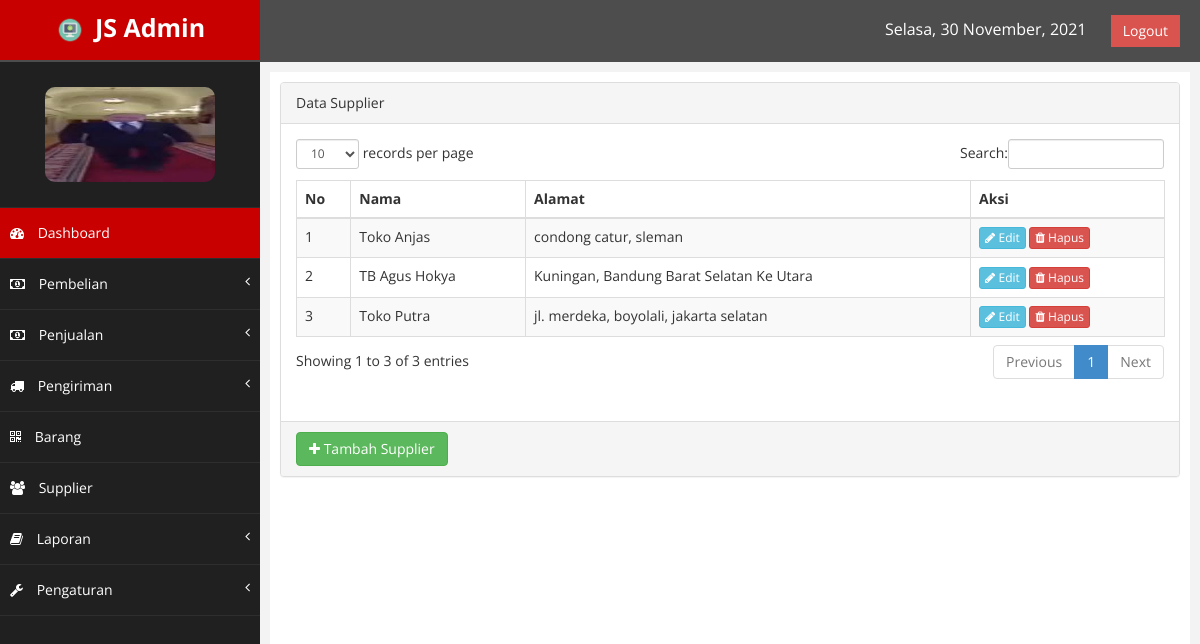
/index.php?page=supplier (signed in), run on an earlier commit of the app's database.
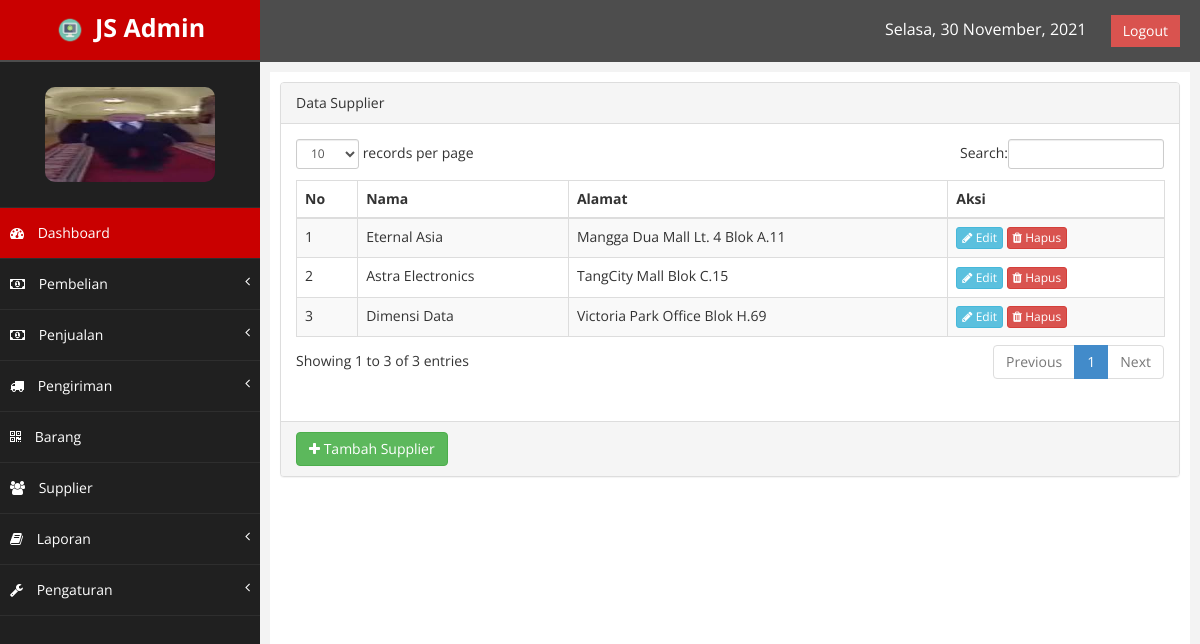
And on a later commit of the database.
### tables this page shows
CREATE TABLE IF NOT EXISTS `supplier` (
  `kd_supplier` int(6) NOT NULL AUTO_INCREMENT,
  `nama_supplier` varchar(60) NOT NULL,
  `alamat` varchar(60) NOT NULL,
  PRIMARY KEY (`kd_supplier`)
);

### class/class.php (called while the page is built, shortened)
<?php
	class Supplier{
		public function tampil_supplier(){
			$qry = mysql_query("SELECT * FROM supplier");
			while ($pecah = mysql_fetch_array($qry)) {
				$data[] = $pecah;
			}
			return $data;
		}
	}
	$supplier = new Supplier();
?>

### supplier.php (the view, shortened to what this page needs)
<div class="row">
    <div class="col-md-12">
        <div class="panel panel-default">
            <div class="panel-heading">
                Data Supplier
            </div>
            <div class="panel-body">
                <div class="table">
                    <table class="table table-striped table-bordered table-hover" id="tabelku">
                        <thead>
                            <tr>
                                <th>No</th>
                                <th>Nama</th>
                                <th>Alamat</th>
                                <th>Aksi</th>
                            </tr>
                        </thead>
                        <tbody>
                            <?php
                                $sp = $supplier->tampil_supplier();
                                foreach ($sp as $index => $data) {
                            ?>
                            <tr class="odd gradeX">
                                <td><?php echo $index + 1; ?></td>
                                <td><?php echo $data['nama_supplier']; ?></td>
                                <td><?php echo $data['alamat']; ?></td>
                                <td>
                                    <a href="index.php?page=ubahsupplier&id=<?php echo $data['kd_supplier']; ?>" class="btn btn-info btn-xs"><i class="fa fa-pencil"></i> Edit</a>
                                    <a href="index.php?page=supplier&hapus=<?php echo $data['kd_supplier']; ?>" class="btn btn-danger btn-xs" id="alertHapus"><i class="fa fa-trash"></i> Hapus</a>
                                </td>
                            </tr>
                            <?php } ?>
                        </tbody>
                    </table>
                </div>
            </div>
            <div class="panel-footer">
                <a href="index.php?page=tambahsupplier" class="btn btn-success"><i class="fa fa-plus"></i> Tambah Supplier</a>
            </div>
        </div>
    </div>
</div>

### index.php (shortened to what this page needs)
<?php
  include 'class/class.php';
  function tglIndonesia($str){
    $tr   = trim($str);
    $str    = str_replace(array('Sun', 'Mon', 'Tue', 'Wed', 'Thu', 'Fri', 'Sat', 'January', 'February', 'March', 'April', 'May', 'June', 'July', 'August', 'September', 'October', 'November', 'December'), array('Minggu', 'Senin', 'Selasa', 'Rabu', 'Kamis', 'Jum\'at', 'Sabtu', 'Januari', 'Februari', 'Maret', 'April', 'Mei', 'Juni', 'Juli', 'Agustus', 'September', 'Oktober', 'November', 'Desember'), $tr);
    return $str;
  }
?>
<!DOCTYPE html>
<html lang="en">
<head>
    <link href="assets/css/bootstrap.css" rel="stylesheet" />
    <link href="assets/css/font-awesome.css" rel="stylesheet" />
    <link href="assets/css/custom.css" rel="stylesheet" />
    <link href="assets/js/dataTables/dataTables.bootstrap.css" rel="stylesheet" />
</head>
<body>
  <div id="wrapper">
    <nav class="navbar navbar-default navbar-cls-top " role="navigation" style="margin-bottom: 0">
      <div class="navbar-header">
        <a class="navbar-brand" href="index.php">
          <img src= "logo.png" width="30" height="30" class="d-inline-block-align-top" alt>JS Admin
        </a>
      </div>
      <div style="color: white;padding: 15px 20px 15px 20px;float: right;font-size: 16px;">
        <span style="margin-right:20px"><?php echo tglIndonesia(date('D, d F, Y')); ?></span>
        <a href="index.php?page=logout" class="btn btn-danger square-btn-adjust">Logout</a>
      </div>
    </nav>
    <nav class="navbar-default navbar-side" role="navigation">
      <div class="sidebar-collapse">
        <ul class="nav" id="main-menu">
          <li class="text-center">
            <img src="gambar_admin/<?php echo $_SESSION['login_admin']['gambar']; ?>" class="user-image img-circle img-responsive"/>
          </li>
          <li>
            <a  class="active-menu" href="index.php"><i class="fa fa-dashboard"></i> Dashboard</a>
          </li>
          <li>
            <a  href="#"><i class="fa fa-money"></i> Pembelian<span class="fa arrow"></span></a>
          </li>
          <li>
            <a  href="#"><i class="fa fa-money"></i> Penjualan<span class="fa arrow"></span></a>
          </li>
          <li>
            <a href="#"><i class="fa fa-truck"></i> Pengiriman<span class="fa arrow"></span></a>
          </li>
          <li>
            <a  href="index.php?page=barang"><i class="fa fa-qrcode"></i> Barang</a>
          </li>
          <li>
            <a  href="index.php?page=supplier"><i class="fa fa-group"></i> Supplier</a>
          </li>
          <li>
            <a  href="#"><i class="fa fa-book"></i> Laporan<span class="fa arrow"></span></a>
          </li>
          <li>
            <a  href="#"><i class="fa fa-wrench"></i> Pengaturan<span class="fa arrow"></span></a>
          </li>
      </div>
    </nav>
    <div id="page-wrapper">
      <div id="page-inner">
        <?php
          if (isset($_GET['page'])) {
            if ($_GET['page']=="admin") {
              include 'admin.php';
            }
            elseif ($_GET['page']=="tambahadmin") {
              include 'tambahadmin.php';
            }
            elseif ($_GET['page']=="ubahadmin") {
              include 'ubahadmin.php';
            }
            elseif ($_GET['page']=="barang") {
              include 'barang.php';
            }
            elseif ($_GET['page']=="tambahbarang") {
              include 'tambahbarang.php';
            }
            elseif ($_GET['page']=="ubahbarang") {
              include 'ubahbarang.php';
            }
            elseif ($_GET['page']=="supplier") {
              include 'supplier.php';
            }
            elseif ($_GET['page']=="tambahsupplier") {
              include 'tambahsupplier.php';
            }
            elseif ($_GET['page']=="ubahsupplier") {
              include 'ubahsupplier.php';
            }
            elseif ($_GET['page']=="pembelian") {
              include 'pembelian.php';
            }
            elseif ($_GET['page']=="tambahpembelian") {
              include 'tambahpembelian.php';
            }
            elseif ($_GET['page']=="barangpembelian") {
              include 'barangpembelian.php';
            }
            elseif ($_GET['page']=="simpanbaranggudang") {
              include 'simpanbaranggudang.php';
            }
            elseif ($_GET['page']=="penjualan") {
              include 'penjualan.php';
            }
            elseif ($_GET['page']=="tambahpenjualan") {
              include 'tambahpenjualan.php';
            }
            elseif ($_GET['page']=="laporanpenjualan") {
              include 'laporanpenjualan.php';
            }
            elseif ($_GET['page']=="laporanpembelian") {
              include 'laporanpembelian.php';
            }
            elseif ($_GET['page']=="laporanprofit") {
              include 'laporanprofit.php';
            }
            elseif ($_GET['page']=="perusahaan") {
              include 'perusahaan.php';
            }
            elseif ($_GET['page']=="pengiriman") {
              include 'pengiriman.php';
            }
            elseif ($_GET['page']=="tambahresi") {
              include 'tambahresi.php';
            }
            elseif ($_GET['page']=="laporanstock") {
              include 'laporanstock.php';
            }
            elseif ($_GET['page']=="logout") {
              session_destroy();
              echo "<script>location='login/';</script>";
            }
          }
          else{
            include 'dashboard.php';
          }
        ?>
      </div>
    </div>
  </div>
</body>
</html>

### assets/css/custom.css (style rules this page uses)
body { font-family: 'Open Sans', sans-serif; }
#wrapper { width: 100%; background:#202020; }
#page-wrapper { padding: 10px 10px; min-height: 600px; background:#F3F3F3; }
#page-inner { width:100%; margin:5px 15px 5px 0px; background-color:#fff!important; padding:10px; min-height:1200px; }
.text-center { text-align:center; }
.square-btn-adjust { border: 0px solid transparent; -webkit-border-radius: 0px; -moz-border-radius: 0px; border-radius: 0px; }
.user-image { margin: 25px auto; -webkit-border-radius: 10px; -moz-border-radius: 10px; border-radius: 10px; max-height:170px; max-width:170px; }
.navbar-cls-top .navbar-brand { color: #C90000; background: #202020; width: 260px; text-align: center; height: 60px; font-size: 25px; font-weight: 700; }
.active-menu { background-color:#C90000!important; }
.arrow { float: right; }
.fa.arrow:before { content: "\f104"; }
.sidebar-collapse , .sidebar-collapse .nav { background:none; }
.sidebar-collapse .nav { padding:0; }
.sidebar-collapse .nav > li > a { color:#fff; background:#202020; text-shadow:none; }
.sidebar-collapse > .nav > li > a { padding:15px 10px; }
.sidebar-collapse > .nav > li { border-bottom: 1px solid rgba(107, 108, 109, 0.19); }
.navbar-side { border:none; background-color: #202020; }
.navbar-cls-top { background:#4D4D4D; border-bottom:none; }
.navbar-default { border:0px solid black; }
.navbar-header { background: #A70303; }
.nav > li > a > i { margin-right:10px; }
@media (min-width:768px) { #page-wrapper { margin: 0 0 0 260px; padding: 5px 10px; min-height: 1200px; } }
@media (min-width:768px) { .navbar-side { z-index: 1; position: absolute; width: 260px; } }
@media (min-width:768px) { .navbar { border-radius: 0px; } }

What changed in the data, as far as the page shows it:
removed supplier: nama_supplier "Toko Anjas", alamat "condong catur, sleman"
removed supplier: nama_supplier "TB Agus Hokya", alamat "Kuningan, Bandung Barat Selatan Ke Utara"
removed supplier: nama_supplier "Toko Putra", alamat "jl. merdeka, boyolali, jakarta selatan"
added supplier: nama_supplier "Eternal Asia", alamat "Mangga Dua Mall Lt. 4 Blok A.11"
added supplier: nama_supplier "Astra Electronics", alamat "TangCity Mall Blok C.15"
added supplier: nama_supplier "Dimensi Data", alamat "Victoria Park Office Blok H.69"
